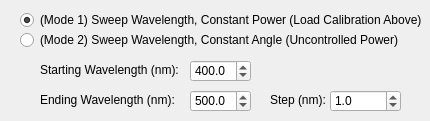
     <widget class="QWidget" name="tab">
      <attribute name="title">
       <string>(Mode 1, 2) Sweep Wavelength</string>
      </attribute>
      <widget class="QRadioButton" name="radioButton_laser_measurement_constant_power">
       <property name="geometry">
        <rect>
         <x>20</x>
         <y>10</y>
         <width>401</width>
         <height>20</height>
        </rect>
       </property>
       <property name="text">
        <string>(Mode 1) Sweep Wavelength, Constant Power (Load Calibration Above)</string>
       </property>
       <property name="checked">
        <bool>true</bool>
       </property>
       <attribute name="buttonGroup">
        <string notr="true">buttonGroup_11</string>
       </attribute>
      </widget>
      <widget class="QRadioButton" name="radioButton_laser_measurement_constant_angle">
       <property name="geometry">
        <rect>
         <x>20</x>
         <y>30</y>
         <width>401</width>
         <height>20</height>
        </rect>
       </property>
       <property name="text">
        <string>(Mode 2) Sweep Wavelength, Constant Angle (Uncontrolled Power)</string>
       </property>
       <property name="checked">
        <bool>false</bool>
       </property>
       <attribute name="buttonGroup">
        <string notr="true">buttonGroup_11</string>
       </attribute>
      </widget>
      <widget class="QDoubleSpinBox" name="doubleSpinBox_laser_measurement_wavelength_end">
       <property name="geometry">
        <rect>
         <x>190</x>
         <y>90</y>
         <width>61</width>
         <height>22</height>
        </rect>
       </property>
       <property name="decimals">
        <number>1</number>
       </property>
       <property name="maximum">
        <double>100000.000000000000000</double>
       </property>
       <property name="value">
        <double>500.000000000000000</double>
       </property>
      </widget>
      <widget class="QLabel" name="label_laser_measurement_wavelength_end">
       <property name="geometry">
        <rect>
         <x>40</x>
         <y>90</y>
         <width>151</width>
         <height>20</height>
        </rect>
       </property>
       <property name="text">
        <string>Ending Wavelength (nm): </string>
       </property>
      </widget>
      <widget class="QLabel" name="label_laser_measurement_wavelength_start">
       <property name="geometry">
        <rect>
         <x>40</x>
         <y>60</y>
         <width>151</width>
         <height>20</height>
        </rect>
       </property>
       <property name="text">
        <string>Starting Wavelength (nm): </string>
       </property>
      </widget>
      <widget class="QDoubleSpinBox" name="doubleSpinBox_laser_measurement_wavelength_start">
       <property name="geometry">
        <rect>
         <x>190</x>
         <y>60</y>
         <width>61</width>
         <height>22</height>
        </rect>
       </property>
       <property name="decimals">
        <number>1</number>
       </property>
       <property name="maximum">
        <double>100000.000000000000000</double>
       </property>
       <property name="value">
        <double>400.000000000000000</double>
       </property>
      </widget>
      <widget class="QDoubleSpinBox" name="doubleSpinBox_laser_measurement_step">
       <property name="geometry">
        <rect>
         <x>330</x>
         <y>90</y>
         <width>71</width>
         <height>22</height>
        </rect>
       </property>
       <property name="decimals">
        <number>1</number>
       </property>
       <property name="minimum">
        <double>0.100000000000000</double>
       </property>
       <property name="maximum">
        <double>10000.000000000000000</double>
       </property>
       <property name="value">
        <double>1.000000000000000</double>
       </property>
      </widget>
      <widget class="QLabel" name="label_laser_measurement_step">
       <property name="geometry">
        <rect>
         <x>270</x>
         <y>90</y>
         <width>61</width>
         <height>20</height>
        </rect>
       </property>
       <property name="text">
        <string>Step (nm):</string>
       </property>
      </widget>
     </widget>
